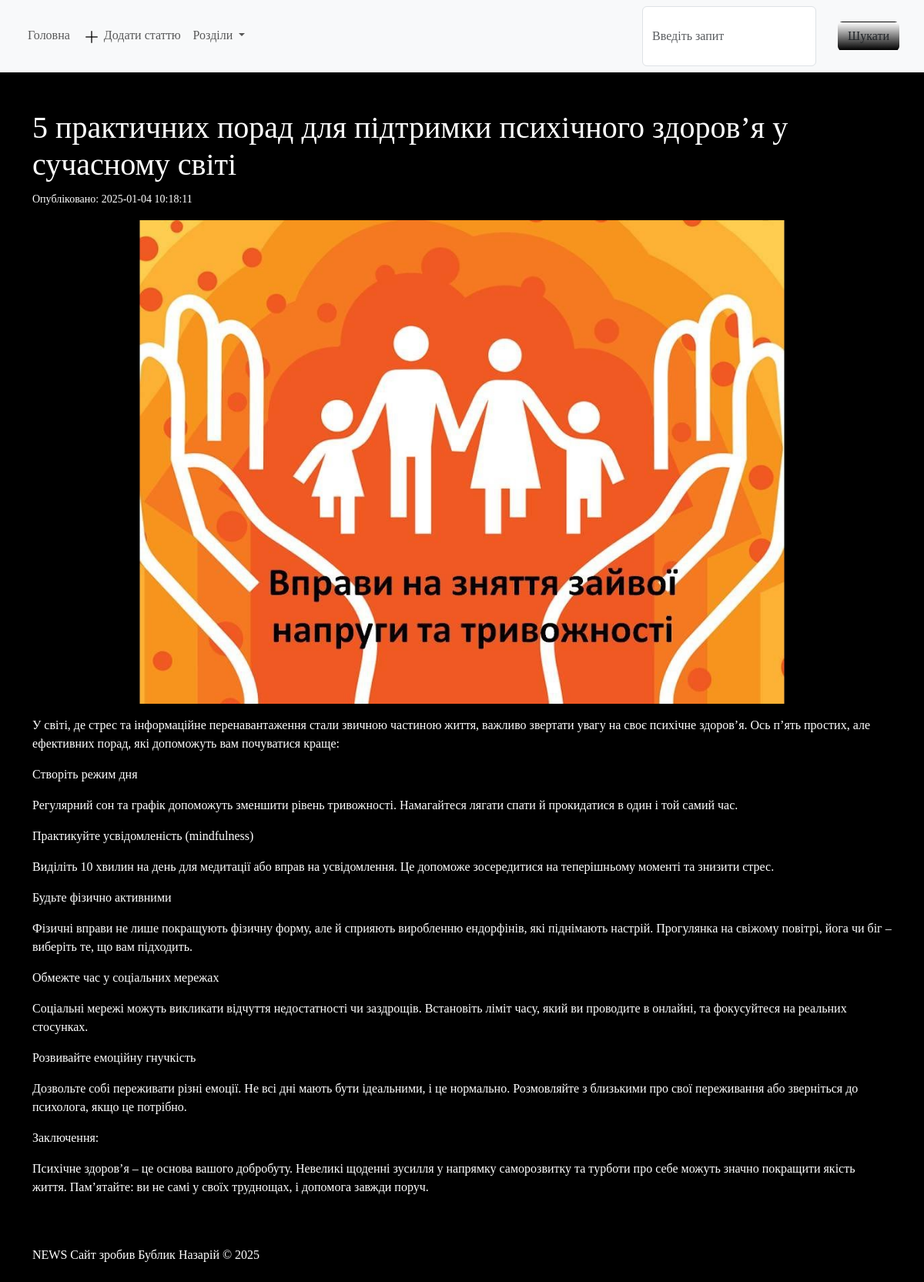
The page /articles/3 on the database its author committed.
### tables this page shows
CREATE TABLE "articles"(  
    id INTEGER NOT NULL PRIMARY KEY AUTOINCREMENT,
    title TEXT NOT NULL,
    content     TEXT,
    image       TEXT,
    create_at   TEXT    DEFAULT CURRENT_TIMESTAMP,
    author      TEXT  ,
    category_id INTEGER REFERENCES categories (id)
);

### app.py (the view)
@app.route("/articles/<int:article_id>")  # Вказуємо url-адресу для виклику функції
def article_page(article_id):
    article = db.get_article(article_id)
    return render_template("article_page.html",  article=article)  # html-сторінка, що повертається у браузер

### app.py (called while the page is built)
@app.context_processor
def get_categories():
    categories = db.get_all_categories()
    return dict(categories=categories)

### db_scripts.py (called while the page is built)
    def open(self):
        self.conn = sqlite3.connect(self.dbname)
        self.cursor = self.conn.cursor()

    def close(self):
        self.cursor.close()
        self.conn.close()

    def get_article(self,article_id):
        self.open()
        self.cursor.execute("""SELECT * FROM articles WHERE id=?""",[article_id])
        data = self.cursor.fetchone()
        self.close()
        return data

    def get_all_categories(self):
        self.open()
        self.cursor.execute("""SELECT * FROM categories""")
        data = self.cursor.fetchall()
        self.close()
        return data

### templates/article_page.html (shortened to what this page needs)
{% extends 'base.html' %}
{% block content %}
  <main class="container">
    <h1 class="mt-5">{{article[1]}}</h1>
    <div>
      <small>Опубліковано: {{article[4]}}</small>
    </div>
    <img src="{{ url_for('static', filename='img/'+article[3]) }}" class="img-fluid my-3" alt="...">
    {% for p in article[2].split('\n')%}
      <p>{{p}}</p>
    {% endfor %}
  </main>
{% endblock content %}

### templates/base.html (shortened to what this page needs)
<!doctype html>
<html lang="uk">
<head>
    <link href="https://cdn.jsdelivr.net/npm/bootstrap@5.3.3/dist/css/bootstrap.min.css" rel="stylesheet">
<link rel="stylesheet" href="{{ url_for('static', filename='style.css')}}">
</head>
<body>
    <header>
        <nav class="navbar navbar-expand-lg bg-body-tertiary menu">
            <div class="container-fluid">
              <div class="collapse navbar-collapse" id="navbarSupportedContent">
                <ul class="navbar-nav me-auto mb-2 mb-lg-0">
                  <li class="nav-item">
                    <a class="nav-link" aria-current="page" href="{{ url_for('index') }}">Головна</a>
                  </li>
                  <li class="nav-item">
                    <a class="nav-link" href="{{ url_for('new_article') }}">
                      Додати статтю
                    </a>
                  </li>
                  <li class="nav-item dropdown">
                    <a class="nav-link dropdown-toggle" href="#" role="button" data-bs-toggle="dropdown" aria-expanded="false">
                      Розділи
                    </a>
                  </li>
                </ul>
                <form class="d-flex" role="search" action="{{ url_for('search', filename='') }}">
                  <input class="form-control me-2" type="search" required name="query" placeholder="Введіть запит" aria-label="Search">
                  <button class="btn " type="submit">Шукати</button>
                </form>
              </div>
            </div>
          </nav>
    </header>
    {% block content %}{% endblock content %}
    <footer>
       <div class="container py-5 ml-auto">
          <a class="navbar-brand" href="{{ url_for('index') }}">NEWS </a>
          Сайт зробив Бублик Назарій &copy;
       2025
       </div>
  </footer>
</body>
</html>

### static/style.css (style rules this page uses)
body { background: black; color: white; font-family: Georgia, 'Times New Roman', Times, serif; }
button { background: linear-gradient(white,rgb(0, 0, 0)); padding: 10px; margin: 20px; border: 2px solid rgb(rgb(0, 0, 0), rgb(0, 0, 0), rgb(0, 0, 0)); color: white; text-decoration: none; border-radius: 15px; }

### rows shown on the page
articles: title "5 практичних порад для підтримки психічного здоров’я у сучасному світі", create_at "2025-01-04 10:18:11", image (picture)

### other values the page prints
{{ p }} "Створіть режим дня" "Регулярний сон та графік допоможуть зменшити рівень тривожності. Намагайтеся лягати спати й прокидатися в один і той самий час." "Практикуйте усвідомленість (mindfulness)" "Виділіть 10 хвилин на день для медитації або вправ на усвідомлення. Це допоможе зосередитися на теперішньому моменті та знизити стрес." "Будьте фізично активними" "Фізичні вправи не лише покращують фізичну форму, але й сприяють виробленню ендорфінів, які піднімають настрій. Прогулянка на свіжому повітрі, йога чи біг – виберіть те, що вам підходить." "Обмежте час у соціальних мережах" "Соціальні мережі можуть викликати відчуття недостатності чи заздрощів. Встановіть ліміт часу, який ви проводите в онлайні, та фокусуйтеся на реальних стосунках." "Розвивайте емоційну гнучкість" "Дозвольте собі переживати різні емоції. Не всі дні мають бути ідеальними, і це нормально. Розмовляйте з близькими про свої переживання або зверніться до психолога, якщо це потрібно." "Заключення:"
